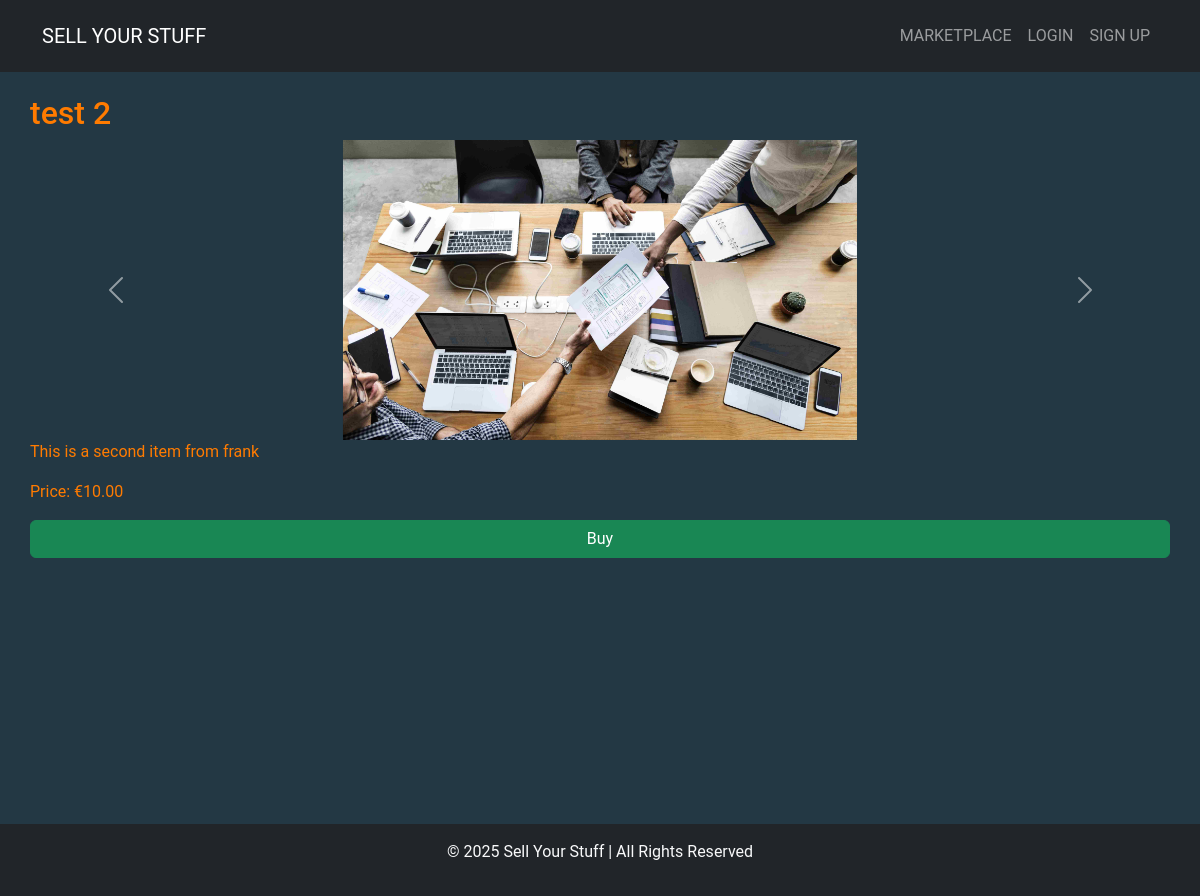
The app's page /sales/2/, older data.
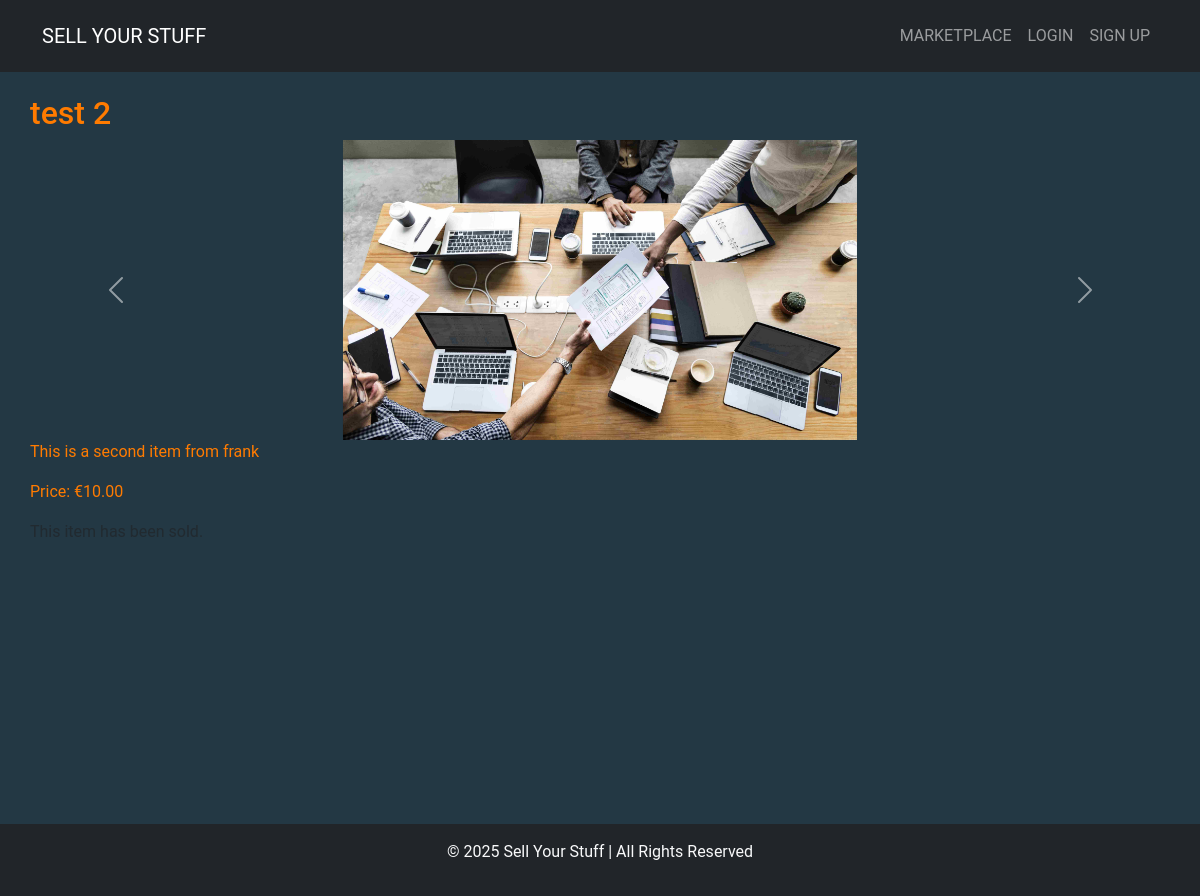
The same page, newer data.
### sales/models.py (models this page shows, shortened)
class Sale(models.Model):
    STATUS_CHOICES = [
        ("available", "Available"),
        ("sold", "Sold"),
    ]
    user = models.ForeignKey(User, on_delete=models.CASCADE)  # Seller
    title = models.CharField(max_length=200)
    description = models.TextField()
    price = models.DecimalField(max_digits=10, decimal_places=2)
    image = models.ImageField(
        upload_to="product_images/", blank=True, null=True
    )  # main image of the product
    image_1 = models.ImageField(upload_to="product_images/", blank=True, null=True)
    image_2 = models.ImageField(upload_to="product_images/", blank=True, null=True)
    image_3 = models.ImageField(upload_to="product_images/", blank=True, null=True)
    video = models.FileField(
        upload_to="product_videos/", blank=True, null=True
    )  # Video upload field
    status = models.CharField(
        max_length=10, choices=STATUS_CHOICES, default="available"
    )
    created_at = models.DateTimeField(auto_now_add=True)

### sales/views.py (the view)
# urls.py: path("<int:sale_id>/", views.sale_detail, name="sale_detail"),
def sale_detail(request, sale_id):
    sale = get_object_or_404(Sale, id=sale_id)
    purchase = None
    if sale.status == "sold" and request.user.is_authenticated:
        purchase = Purchase.objects.filter(sale=sale, buyer=request.user).first()
    return render(
        request, "sales/sale_detail.html", {"sale": sale, "purchase": purchase}
    )

### sell_ur_stuff_site/context_processors.py (called while the page is built)
def unread_notifications(request):
    if request.user.is_authenticated:
        unread_count = Notification.objects.filter(
            user=request.user, is_read=False
        ).count()
    else:
        unread_count = 0
    return {"unread_notifications": unread_count}

### sales/templates/sales/sale_detail.html (shortened to what this page needs)
{% extends "base.html" %}
{% block content %}
  <h2>{{ sale.title }}</h2>
  {% if sale.image or sale.image_1 or sale.image_2 or sale.image_3 %}
    <div id="saleCarousel" class="carousel slide" data-bs-ride="carousel">
      <div class="carousel-inner">
        {% if sale.image %}
          <div class="carousel-item active">
            <img src="{{ sale.image.url }}"
                 alt="{{ sale.title }}"
                 class="d-block w-100 sale-image"
                 width=""
                 height="" />
          </div>
        {% endif %}
      </div>
      <button class="carousel-control-prev"
              type="button"
              data-bs-target="#saleCarousel"
              data-bs-slide="prev">
        <span class="carousel-control-prev-icon" aria-hidden="true"></span>
      </button>
      <button class="carousel-control-next"
              type="button"
              data-bs-target="#saleCarousel"
              data-bs-slide="next">
        <span class="carousel-control-next-icon" aria-hidden="true"></span>
      </button>
    </div>
  {% endif %}
  <p>{{ sale.description }}</p>
  <p>Price: €{{ sale.price }}</p>
  {% if user == sale.user and sale.status == "available" %}
    <a href="{% url 'sale_update' sale.id %}" class="btn btn-warning">Edit</a>
    <form method="post" action="{% url 'sale_delete' sale.id %}" class="inline-form">
        {% csrf_token %}
        <button type="submit" class="btn btn-danger">Delete</button>
    </form>
{% elif sale.status == "available" %}
    <a href="{% url 'buy_product' sale.id %}" class="btn btn-success">Buy</a>
{% else %}
    {% if purchase %}
        <p class="text-success">Congrats on your purchase!</p>
    {% elif user == sale.user %}
        <p class="text-success">Great News! This item has been sold.</p>
    {% else %}
        <p class="text-muted">This item has been sold.</p>
    {% endif %}
{% endif %}
{% endblock content %}

### templates/base.html (shortened to what this page needs)
{% load static %}
<!DOCTYPE html>
<html lang="en">
    <head>
        <link href="https://cdn.jsdelivr.net/npm/bootstrap@5.3.0/dist/css/bootstrap.min.css"
              rel="stylesheet">
        <link rel="stylesheet" href="{% static 'css/styles.css' %}">
    </head>
    <body>
        <nav class="navbar navbar-expand-lg navbar-dark bg-dark fixed-top">
            <div class="container">
                <a class="navbar-brand" href="{% url 'home' %}">SELL YOUR STUFF</a>
                <div class="collapse navbar-collapse" id="navbarNav">
                    <ul class="navbar-nav ms-auto">
                        <li class="nav-item">
                            <a class="nav-link" href="{% url 'market_list' %}">Marketplace</a>
                        </li>
                        {% if user.is_authenticated %}
                            <li class="nav-item">
                                <a class="nav-link" href="{% url 'sale_create' %}">Sell</a>
                            </li>
                            <li class="nav-item">
                                <a class="nav-link" href="{% url 'sales_list' %}">Your Items</a>
                            </li>
                            <li class="nav-item">
                                <a class="nav-link" href="{% url 'profile' %}">
                                    Profile
                                    {% if unread_notifications > 0 %}<span class="badge bg-danger">{{ unread_notifications }}</span>{% endif %}
                                </a>
                            </li>
                            <li class="nav-item">
                                <a class="nav-link" href="{% url 'account_logout' %}">Logout</a>
                            </li>
                        {% else %}
                            <li class="nav-item">
                                <a class="nav-link" href="{% url 'account_login' %}">Login</a>
                            </li>
                            <li class="nav-item">
                                <a class="nav-link" href="{% url 'account_signup' %}">Sign Up</a>
                            </li>
                        {% endif %}
                    </ul>
                </div>
            </div>
        </nav>
        <div class="container mt-4 min-vh-100 main-content d-flex flex-column">
            {% block content %}{% endblock content %}
        </div>
        <footer class="text-center py-3 bg-dark text-light">
            <p>© 2025 Sell Your Stuff | All Rights Reserved</p>
        </footer>
    </body>
</html>

### static/css/styles.css (style rules this page uses)
:root { --main-bg-color: #233844; --secondary-bg-color: #3e4f5e5c; --main-font-color: #ff7b00; }
* { margin: 0; padding: 0; box-sizing: border-box; }
body { font-family: 'Roboto', sans-serif; background-color: var(--main-bg-color); color: var(--main-font-color); }
.main-content { padding: 70px 0; height: auto; flex: 1 0 auto; }
.navbar { display: flex; justify-content: space-between; align-items: center; padding: 1rem 1rem; text-transform: uppercase; }
.sale-image, .sale-video { max-height: 300px; object-fit: contain; }
footer { margin-top: auto; }

Row changes from the older to the newer data that the page shows:
changed Sale "test 2": status "available" → "sold" (drawn)
Text that changed along with them:
text no longer shown: "Buy"
